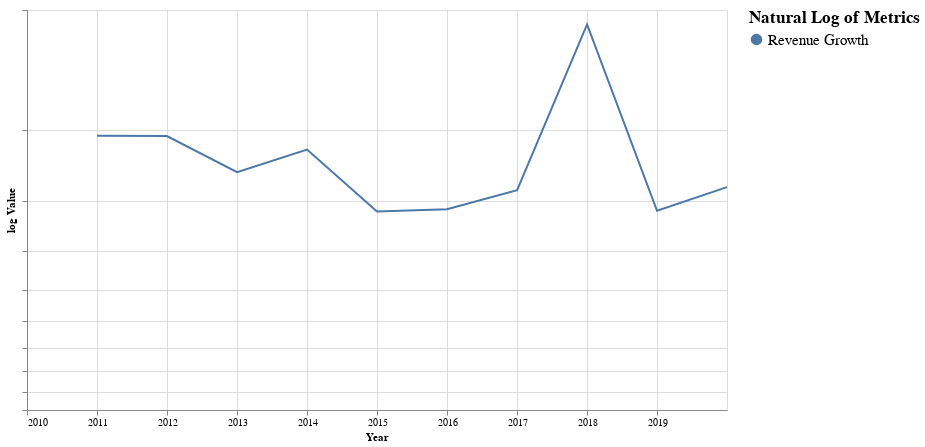

Source (notebook cell):
### Code cell
#hide-input

make_multi_LineGraph(revs_gg, True)

### Figure 1 — Vega-Lite specification as saved in the notebook (floating-point values rounded to 4 significant figures)
{"config": {"view": {"continuousWidth": 400, "continuousHeight": 300}}, "layer": [{"mark": "line", "encoding": {"color": {"type": "nominal", "field": "Metric", "legend": {"labelFontSize": 15, "title": "Natural Log of Metrics", "titleFontSize": 17}, "scale": {"scheme": "tableau20"}}, "x": {"type": "temporal", "field": "Year"}, "y": {"type": "quantitative", "field": "log Value", "scale": {"type": "log"}}}}, {"mark": {"type": "rule", "color": "#aaa"}, "encoding": {"x": {"type": "temporal", "field": "Year"}}, "transform": [{"filter": {"selection": "selector003"}}]}, {"mark": "circle", "encoding": {"color": {"type": "nominal", "field": "Metric", "legend": {"labelFontSize": 15, "title": "Natural Log of Metrics", "titleFontSize": 17}, "scale": {"scheme": "tableau20"}}, "opacity": {"condition": {"value": 1, "selection": "selector003"}, "value": 0}, "x": {"type": "temporal", "field": "Year"}, "y": {"type": "quantitative", "field": "log Value", "scale": {"type": "log"}}}, "selection": {"selector003": {"type": "multi", "fields": ["Metric"], "bind": "legend", "on": "mouseover", "nearest": true, "empty": "none"}}}, {"mark": {"type": "text", "align": "left", "dx": 5, "dy": -5, "stroke": "white", "strokeWidth": 2}, "encoding": {"color": {"type": "nominal", "field": "Metric", "legend": {"labelFontSize": 15, "title": "Natural Log of Metrics", "titleFontSize": 17}, "scale": {"scheme": "tableau20"}}, "text": {"type": "quantitative", "field": "log Value"}, "x": {"type": "temporal", "field": "Year"}, "y": {"type": "quantitative", "field": "log Value", "scale": {"type": "log"}}}, "transform": [{"filter": {"selection": "selector003"}}]}, {"mark": {"type": "text", "align": "left", "dx": 5, "dy": -5}, "encoding": {"color": {"type": "nominal", "field": "Metric", "legend": {"labelFontSize": 15, "title": "Natural Log of Metrics", "titleFontSize": 17}, "scale": {"scheme": "tableau20"}}, "text": {"type": "quantitative", "field": "log Value"}, "x": {"type": "temporal", "field": "Year"}, "y": {"type": "quantitative", "field": "log Value", "scale": {"type": "log"}}}, "transform": [{"filter": {"selection": "selector003"}}]}], "data": {"name": "data-fb106adf1c145efc9b92896e53daf67d"}, "height": 400, "width": 700, "$schema": "https://vega.github.io/schema/vega-lite/v4.8.1.json", "datasets": {"data-fb106adf1c145efc9b92896e53daf67d": [{"Year": "2019-12-31", "Metric": "Revenue Growth", "Value": 0.06256, "log Value": -2.772}, {"Year": "2018-12-31", "Metric": "Revenue Growth", "Value": 0.04172, "log Value": -3.177}, {"Year": "2017-12-31", "Metric": "Revenue Growth", "Value": 0.3375, "log Value": -1.086}, {"Year": "2016-12-31", "Metric": "Revenue Growth", "Value": 0.05949, "log Value": -2.822}, {"Year": "2015-12-31", "Metric": "Revenue Growth", "Value": 0.04285, "log Value": -3.15}, {"Year": "2014-12-31", "Metric": "Revenue Growth", "Value": 0.04112, "log Value": -3.191}, {"Year": "2013-12-31", "Metric": "Revenue Growth", "Value": 0.1072, "log Value": -2.233}, {"Year": "2012-12-31", "Metric": "Revenue Growth", "Value": 0.07856, "log Value": -2.544}, {"Year": "2011-12-31", "Metric": "Revenue Growth", "Value": 0.1267, "log Value": -2.066}, {"Year": "2010-12-31", "Metric": "Revenue Growth", "Value": 0.1272, "log Value": -2.062}, {"Year": "2009-12-31", "Metric": "Revenue Growth", "Value": -0.0718, "log Value": null}]}}
